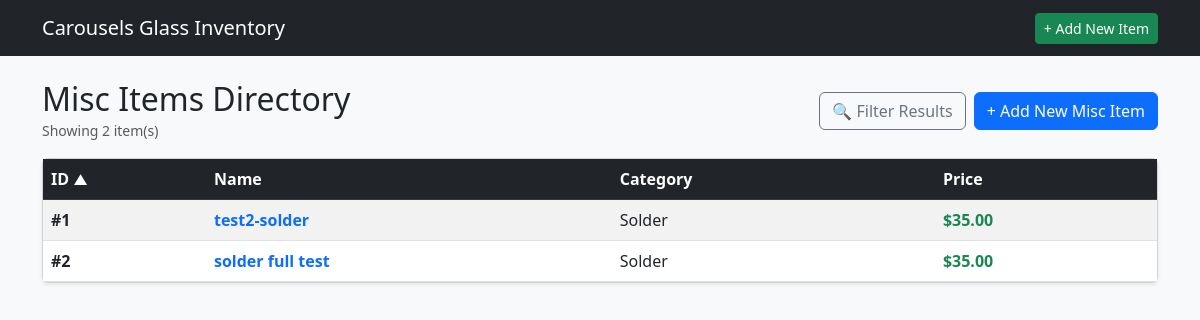
Page /misc_items on the committed database.
### tables this page shows
CREATE TABLE MSI (

    MSIID INTEGER PRIMARY KEY AUTOINCREMENT,
    MSINAME TEXT,
    MSIIMG TEXT,
    MSISTOCK INTEGER,
    MSIURL TEXT,
    MSINOTE TEXT,
    MSIUNIT NUMERIC,
    UNTTYPE TEXT,
    MSITYPE TEXT,
    ISACTIVE INTEGER,

    FOREIGN KEY (MSITYPE) REFERENCES MST(MSITYPE) ON DELETE CASCADE ON UPDATE CASCADE,
    FOREIGN KEY (UNTTYPE) REFERENCES UNTS(UNTTYPE) ON DELETE CASCADE ON UPDATE CASCADE
    
);

### app.py (the view)
@app.route('/misc_items')
def list_misc():
    db = get_db()
    sort_by = request.args.get('sort_by', 'MSIID')
    order = request.args.get('order', 'asc').lower()
    if order not in ['asc', 'desc']:
        order = 'asc'
    q = request.args.get('q', '').strip()
    min_price = request.args.get('min_price', '').strip()
    max_price = request.args.get('max_price', '').strip()
    is_active = request.args.get('is_active', '1').strip()
    item_id = request.args.get('item_id', '').strip()
    item_name = request.args.get('item_name', '').strip()
    msi_type = request.args.get('msi_type', '').strip()
    active_only = request.args.get('active_only', '')  # '1' if active items only
    allowed_sorts = {
        'MSIID': 'm.MSIID',
        'MSINAME': 'm.MSINAME',
        'MSIPRICE': 'p.MSIPRICE',
        'MSITYPE': 'm.MSITYPE'
    }
    sort_column = allowed_sorts.get(sort_by, 'm.MSIID')
    where_clauses = []
    params = []
    if is_active != 'all':
        where_clauses.append("m.ISACTIVE = ?")
        params.append(1 if is_active == '1' else 0)
    if q:
        where_clauses.append("(m.MSINAME LIKE ? OR m.MSINOTE LIKE ?)")
        params.extend([f"%{q}%", f"%{q}%"])
    if min_price:
        where_clauses.append("p.MSIPRICE >= ?")
        params.append(min_price)
    if max_price:
        where_clauses.append("p.MSIPRICE <= ?")
        params.append(max_price)
    if msi_type:
        where_clauses.append("m.MSITYPE = ?")
        params.append(msi_type)
    join_igc = ""
    if item_id:
        join_igc = "INNER JOIN MSL l ON m.MSIID = l.MSIID"
        where_clauses.append("l.ITEMID = ?")
        params.append(item_id)
    where_sql = f"WHERE {' AND '.join(where_clauses)}" if where_clauses else ""
    query = f"""
        SELECT DISTINCT m.*, p.MSIPRICE
        FROM MSI m
        LEFT JOIN MSP p ON m.MSIID = p.MSIID
        {join_igc}
        {where_sql}
        ORDER BY {sort_column} {order.upper()}
    """
    misc_items = db.execute(query, params).fetchall()
    item_name = ""
    if item_id:
        for item in items:
            if str(item['ITEMID']) == str(item_id):
                item_name = item['ITMNAME']
                break
    misc_types = db.execute('SELECT * FROM MST').fetchall()
    return render_template(
        'misc_list.html',
        misc_items=misc_items,
        current_sort=sort_by,
        current_order=order,
        misc_types=misc_types,
        filters={
            'q': q,
            'min_price': min_price,
            'max_price': max_price,
            'is_active': is_active,
            'item_id': item_id,
            'item_name': item_name,
            'msi_type': msi_type,
            'active_only': active_only
        }
    )

### app.py (called while the page is built)
def get_db():
    conn = sqlite3.connect(DATABASE)
    conn.row_factory = sqlite3.Row
    conn.execute("PRAGMA foreign_keys = ON;")
    return conn

### templates/misc_list.html (shortened to what this page needs)
{% extends 'base.html' %}
{% block content %}
<div class="d-flex justify-content-between align-items-center mb-3">
    <div>
        <h2 class="mb-0">Misc Items Directory</h2>
        <small class="text-muted">Showing {{ misc_items|length }} item(s)</small>
    </div>
    <div class="d-flex gap-2">
        <button type="button" class="btn btn-outline-secondary d-flex align-items-center gap-1" data-bs-toggle="modal" data-bs-target="#filterModal">
            🔍 Filter Results
        </button>
        <a href="{{ url_for('create_misc') }}" class="btn btn-primary">+ Add New Misc Item</a>
    </div>
</div>
{% macro sort_header(col_key, label) %}
    {% set new_order = 'desc' if current_sort == col_key and current_order == 'asc' else 'asc' %}
    <a href="{{ url_for('list_misc', sort_by=col_key, order=new_order, **filters) }}" class="text-white text-decoration-none d-block">
        {{ label }}
        {% if current_sort == col_key %}
            <small>{{ '▲' if current_order == 'asc' else '▼' }}</small>
        {% else %}
            <small class="text-muted" style="opacity: 0.4;">↕</small>
        {% endif %}
    </a>
{% endmacro %}
<div class="card shadow-sm">
    <div class="card-body p-0">
        <table class="table table-striped table-hover mb-0 align-middle">
            <thead class="table-dark">
                <tr>
                    <th>{{ sort_header('MSIID', 'ID') }}</th>
                    <th>{{ sort_header('MSINAME', 'Name') }}</th>
                    <th>{{ sort_header('MSITYPE', 'Category') }}</th>
                    <th>{{ sort_header('MSIPRICE', 'Price') }}</th>
                </tr>
            </thead>
            <tbody>
                {% for m in misc_items %}
                <tr>
                    <td><strong>#{{ m.MSIID }}</strong></td>
                    <td>
                        <a href="{{ url_for('misc_detail', misc_id=m.MSIID) }}" class="fw-bold text-decoration-none text-primary">
                            {{ m.MSINAME }}
                        </a>
                    </td>
		    <td>{{ m.MSITYPE }}</td>
                    <td>
                        {% if m.MSIPRICE %}<strong class="text-success">${{ "%.2f"|format(m.MSIPRICE) }}</strong>{% else %}<span class="text-muted">Unpriced</span>{% endif %}
                    </td>
                </tr>
                {% endfor %}
            </tbody>
        </table>
    </div>
</div>
{% endblock %}

### rows in the picture
MSI: MSIID "1", MSINAME "test2-solder", MSITYPE "Solder", MSIPRICE "35.00"
MSI: MSIID "2", MSINAME "solder full test", MSITYPE "Solder", MSIPRICE "35.00"

### other values in the picture
{{ misc_items|length }} "2"
{{ label }} "ID Name Category Price"
{{ '▲' if current_order == 'asc' else '▼' }} "▲"
